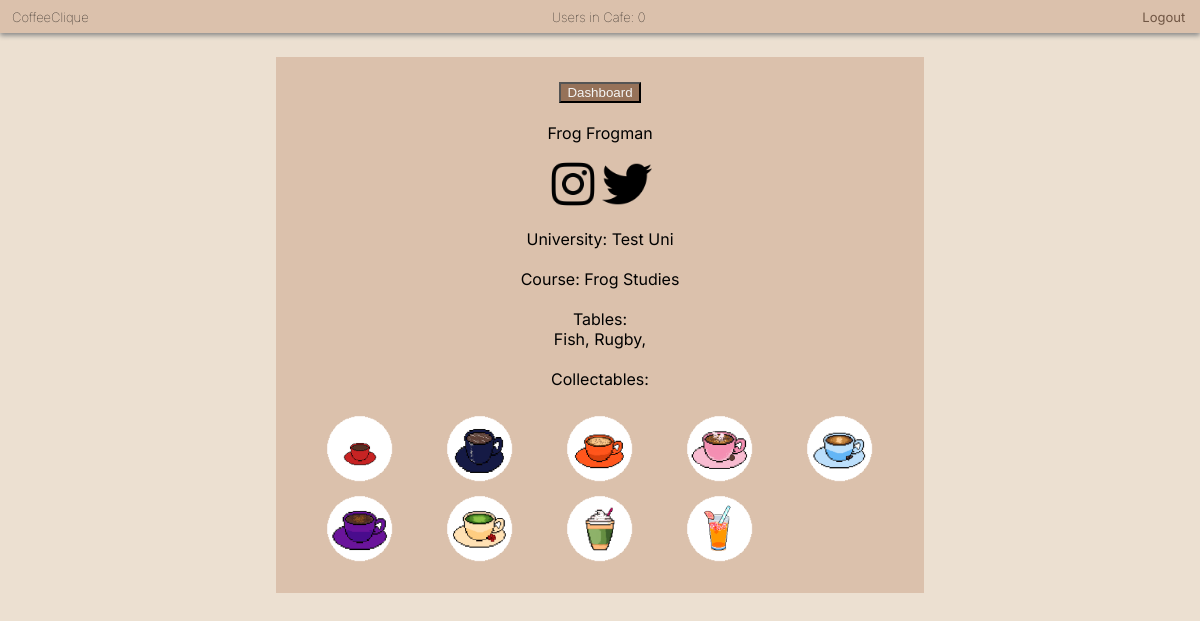
The app's page /profile_page/2 (signed in) with its own data.
### app/models.py (models this page shows, shortened)
class CoffeeUser(AbstractBaseUser):
    AVAILABLE_UNIS = (
        ("University of Exeter", "University of Exeter"),
        ("Test uni", "Test uni")
    )
    email = models.EmailField(verbose_name="email", unique=True)
    date_joined = models.DateTimeField(verbose_name="date_joined",
                                       auto_now_add=True)
    last_login = models.DateTimeField(verbose_name="last_login", auto_now=True)
    is_admin = models.BooleanField(default=False)
    is_active = models.BooleanField(default=True)
    is_staff = models.BooleanField(default=False)
    is_superuser = models.BooleanField(default=False)
    first_name = models.CharField(max_length=50)
    last_name = models.CharField(max_length=50)
    university = models.CharField(max_length=50, choices=AVAILABLE_UNIS)
    year = models.PositiveIntegerField(null=True, blank=True)
    course = models.CharField(max_length=50, blank=True)
    cafe_table_ids = models.ManyToManyField(CafeTable, blank=True)
    points = models.PositiveIntegerField(default=0)
    studying_until = models.DateTimeField(null=True, blank=True)
    share_tables = models.BooleanField(default=True)
    tasks_set_today = models.PositiveIntegerField(default=0)
    next_possible_set = models.DateField(null=True, blank=True)
    student_tasks_completed = models.PositiveIntegerField(default=0)
    next_possible_complete = models.DateField(null=True, blank=True)
    facebook = models.CharField(max_length=255, null=True, blank=True)
    twitter = models.CharField(max_length=255, null=True, blank=True)
    instagram = models.CharField(max_length=255, null=True, blank=True)
    USERNAME_FIELD = "email"  # users log in using their email
    REQUIRED_FIELDS = ["first_name", "last_name", "university", "is_staff"]
    objects = CoffeeUserManager()

### app/views.py (the view)
# urls.py: path('profile_page/<pk>', views.profile_page,
@login_required(login_url='/')
def profile_page(request, pk):
    try:
        viewing_user = CoffeeUser.objects.get(id=pk)
    except CoffeeUser.DoesNotExist:
        return redirect('/handler404')
    context = {
        'year_entered': False,
        'course_entered': False,
        'num_users': get_number_current_users()
    }
    viewing_user = CoffeeUser.objects.get(id=pk)
    context['user'] = viewing_user
    if viewing_user.course:
        context['course_entered'] = True
    if viewing_user.year:
        context['year_entered'] = True
    if viewing_user.share_tables and viewing_user.is_staff is not True:
        tables = viewing_user.cafe_table_ids.values_list('table_id', flat=True)
        tables = filter(lambda x: x.startswith("COURSE: ") is not True, tables)
    else:
        tables = []
    context['tables'] = tables
    collectables = []
    if viewing_user.is_staff is not True:
        points_level = check_points_treshold(viewing_user.points)
        for i in range(int(points_level)+1):
            collectables.append(list_coffee_link[i])
    context['collectable_pictures'] = collectables
    return render(request, "profile_page.html", context)

### app/small_scripts_def.py (called while the page is built)
def check_points_treshold(total_points):
    level = total_points/50
    if level >= 9:
        level = 9
    return level

### app/views.py (called while the page is built)
def get_number_current_users():
    active_sessions = Session.objects.filter(expire_date__gte=timezone.now())
    active = 0
    for session in active_sessions:
        data = session.get_decoded()
        if data != {}:
            active += 1
    return active

### app/templates/profile_page.html (shortened to what this page needs)
<!DOCTYPE html>
<html lang="en">
<head>
  {% load static %}
  <link rel="stylesheet" type="text/css" href="{% static 'css/basic.css' %}"></link>
  <link rel="stylesheet" type="text/css" href="{% static 'css/profile_page.css' %}"></link>
</head>
<body>
  <div class="top_bar">
    <h6 class="app_name">CoffeeClique</h6>
    <h6 class="user_count">Users in Cafe: {{ num_users }}</h6>
    <a class="logout" href="{% url 'logout' %}">Logout</a>
  </div>
  <div class="main">
    <button onclick="document.location='../dashboard'" id="dashboard">Dashboard</button><br><br>
    <div class="user_info">
      <div class="name">{{ user.first_name }} {{ user.last_name }}</div>
      {% if user.is_staff is not True %}
      <div class="social_media">
        <p style=" text-align: center ">
          {% if user.instagram %}
          <a href="{{ user.instagram }}" target="_blank">
            <img alt="insta" src="{% static 'images/instagram.png' %}" width=50 height=50>
          </a>
          {% endif %}
          {% if user.twitter %}
          <a href="{{ user.twitter }}" target="_blank">
            <img alt="twt" src="{% static 'images/twitter.png' %}" width=50 height=50>
          </a>
          {% endif %}
        </p>
      </div>
      {% endif %}
      University: {{ user.university }}<br><br>
      {% if course_entered %}
      Course: {{ user.course }}<br><br>
      {% endif %}
      {% if user.is_staff is not True %}
        Tables:<br>
        {% for table in tables %}
        {{ table }},
        {% endfor %}
      {% endif %}
    </div>
    {% if user.is_staff is not True %}<br>
    Collectables:<br><br>
    <div class="grid_collectables">
      {% for img in collectable_pictures %}
        <img class="noinv" src="{% static img %}">
      {% endfor %}
    </div>
    {% endif %}
  </div>
</body>
</html>

### app/static/css/basic.css (style rules this page uses)
body { background-color: #ece0d1; margin: 0%; font-family: 'Inter', sans-serif; }
.top_bar { background-color: #dbc1ac; box-shadow: 0px 2.5px 5px #888888; padding-left: 1%; }
.app_name { margin: 0; padding-top: 9px; padding-bottom: 8px; font-size: small; font-weight:lighter; display: inline-block; width: 32%; }
.user_count { margin: 0; padding-top: 9px; padding-bottom: 8px; font-size: small; font-weight:lighter; width: 34%; display: inline-block; text-align: center; }
.logout { display: inline-block; width: 32%; text-align: right; font-size: small; }
a:link { color: #705644; background-color: transparent; text-decoration: none; }

### app/static/css/profile_page.css (style rules this page uses)
.main { background-color: #dbc1ac; text-align: center; width: 50%; margin: auto; margin-top: 2%; margin-bottom: 2%; padding: 2%; }
button { background-color: #967259; color: whitesmoke; }
a { text-decoration: none; }
.user_info { text-transform: capitalize; }
.grid_collectables { display: grid; grid-template-columns: repeat(5, 1fr); grid-template-rows: repeat(2, 1fr); }
.grid_collectables img { width: 80px; height: auto; margin: auto; }

### records on screen
CoffeeUser: first_name "Frog", last_name "Frogman", university "Test Uni", course "Frog Studies", is_staff False (drawn)

### other values on screen
{{ num_users }} "0"
{{ table }} "Fish" "Rugby"
